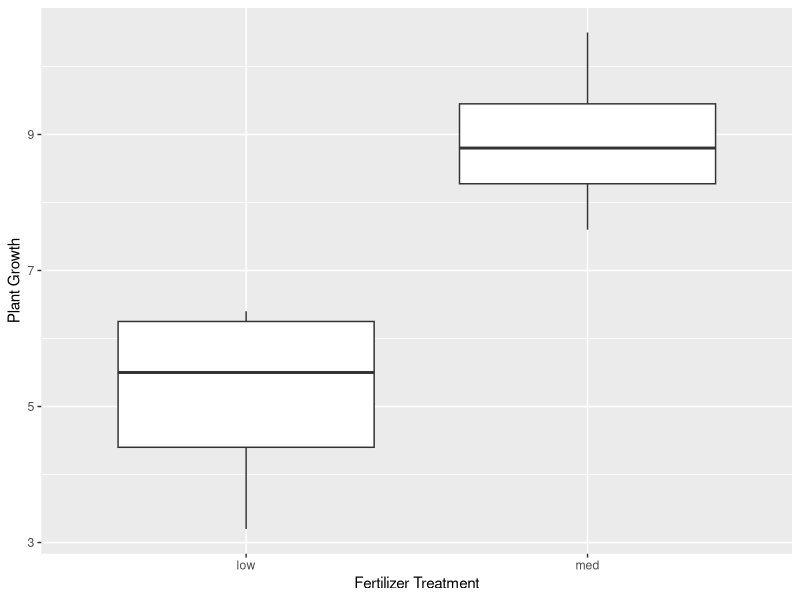

Generate this figure with R: (Note: this script raises an error after producing the figure.)
# packages
library(tidyverse)

# read 
fertilized_block <- read.csv(file = 'data_raw/AnovaFertGrazeBlock2.csv')
is.factor(fertilized_block$block)

# convert cat to factor
fertilized_block <- fertilized_block %>% 
  mutate (fertexpt1 = as.factor(fertexpt1),
          fertexpt2=as.factor(fertexpt2),
          grazing=as.factor(grazing),
          block=as.factor(block))

# q2
  ggplot(data = fertilized_block,
        aes(x = fertexpt1,
             y = growthexpt1)) +
    geom_boxplot() +
    labs(x = "Fertilizer Treatment", 
         y = "Plant Growth") # matches boxplot B
# q3 + 4
  experiment1_model <- lm(growthexpt1 ~ fertexpt1, 
                          data = fertilized_block)
  experiment2_model <- lm(growthexpt2 ~ fertexpt2,
                          data = fertilized_block)
  anova(experiment2.model)  
###      b)     Df Sum Sq Mean Sq F value   Pr(>F)    
###  fertexpt2  1 403.28  403.28     231 5.12e-06 ***
###  Residuals  6  10.47    1.75    
  
# q5
  experiment1_grazing_model <- lm(growthexpt1 ~ fertexpt1 + grazing, 
                                  data = fertilized_block)
  
  experiment2_grazing_model <- lm(growthexpt2 ~ fertexpt2*grazing,
                                  data = fertilized_block)
  
  
  
